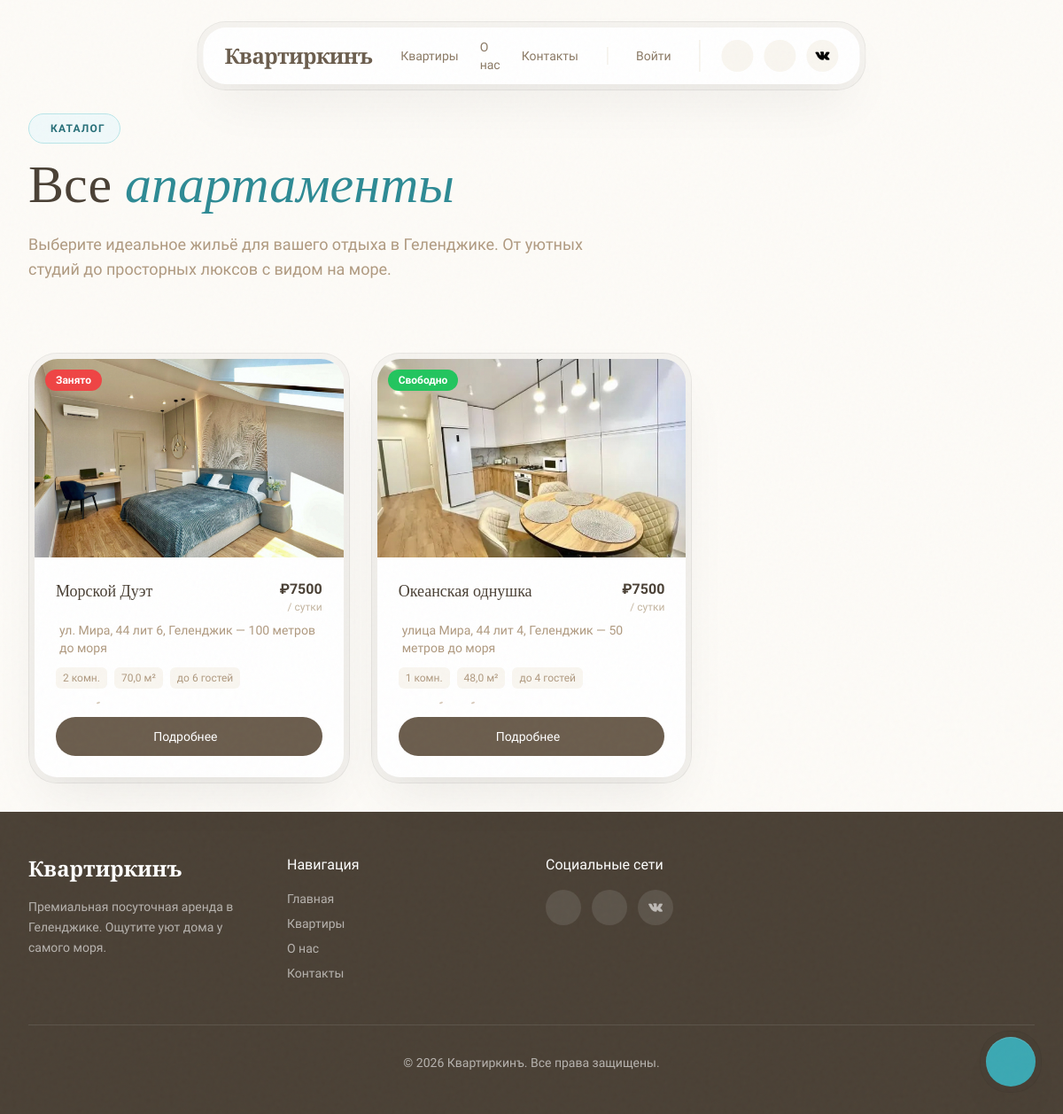
The app's page /apartments/, older data.
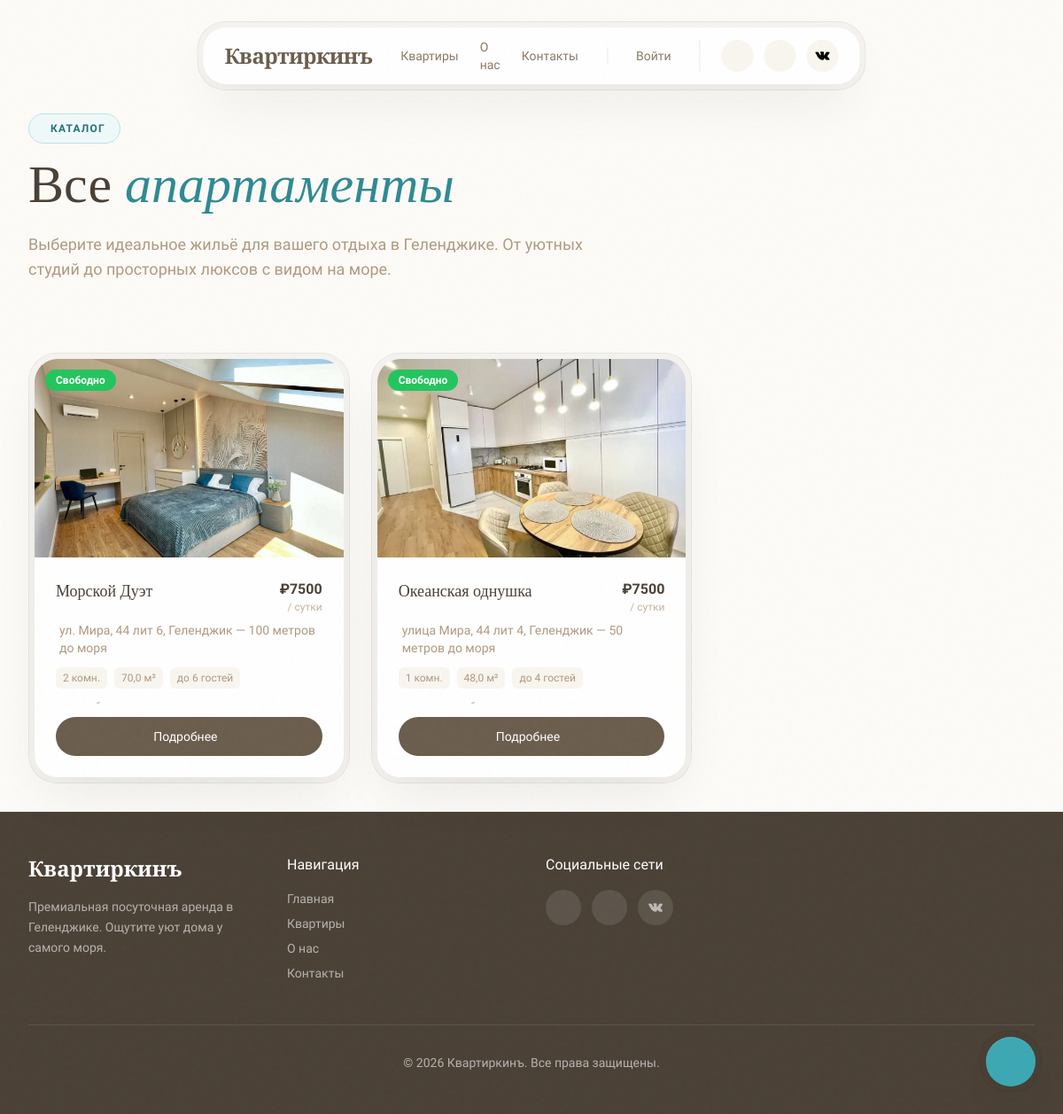
The same page, newer data.
### apartments/models.py (models this page shows, shortened)
class Apartment(models.Model):
    name = models.CharField('Название', max_length=200)
    slug = models.SlugField('URL-слаг', unique=True)
    address = models.CharField('Адрес', max_length=300)
    rooms = models.PositiveIntegerField('Количество комнат')
    area = models.DecimalField('Площадь (м²)', max_digits=6, decimal_places=1)
    price_per_day = models.DecimalField('Цена за сутки (₽)', max_digits=10, decimal_places=0)
    description = models.TextField('Описание')
    latitude = models.FloatField('Широта')
    longitude = models.FloatField('Долгота')
    max_guests = models.PositiveIntegerField('Максимум гостей', default=4)
    distance_to_sea = models.CharField('Расстояние до моря', max_length=100, blank=True)
    has_wifi = models.BooleanField('Wi-Fi', default=False)
    has_smart_tv = models.BooleanField('Smart TV', default=False)
    has_washing_machine = models.BooleanField('Стиральная машина', default=False)
    has_ac = models.BooleanField('Кондиционер', default=False)
    pets_allowed = models.BooleanField('Можно с питомцем', default=False)
    free_private_park = models.BooleanField("Бесплатная частная парковка", default=False) # new
    near_pool = models.BooleanField("Открытый бассейн рядом", default=False) # new
    avaible_smoke = models.BooleanField("Разрешено курить", default=False) # new
    is_active = models.BooleanField('Активна', default=True)
    bookings_enabled = models.BooleanField('Бронирование разрешено', default=True)
    created_at = models.DateTimeField('Создана', auto_now_add=True)
    class Meta:
        verbose_name = 'Апартаменты'
        verbose_name_plural = 'Апартаменты'
        ordering = ['name']
    def get_absolute_url(self):
        return reverse('apartment_detail', kwargs={'slug': self.slug})
    @property
    def main_image(self):
        return self.images.first()
    def get_current_availability(self):
        from datetime import date
        today = date.today()
        overlapping = self.reservations.filter(
            status__in=['pending', 'confirmed'],
            check_in__lte=today,
            check_out__gt=today,
        ).exists()
        return not overlapping

class ApartmentImage(models.Model):
    apartment = models.ForeignKey(
        Apartment,
        on_delete=models.CASCADE,
        related_name='images',
        verbose_name='Апартаменты'
    )
    image = models.ImageField('Фото', upload_to='apartments/')
    order = models.PositiveIntegerField('Порядок', default=0)
    class Meta:
        verbose_name = 'Фото апартаментов'
        verbose_name_plural = 'Фото апартаментов'
        ordering = ['order']

### apartments/views.py (the view)
# urls.py: path('apartments/', views.apartment_list, name='apartment_list'),
def apartment_list(request):
    from datetime import date
    apartments = Apartment.objects.filter(is_active=True).order_by('name')
    apartments_with_availability = []
    for apt in apartments:
        apartments_with_availability.append({
            'apartment': apt,
            'is_available': apt.get_current_availability(),
        })
    context = {
        'apartments': apartments_with_availability,
    }
    return render(request, 'apartments.html', context)

### apartments/context_processors.py (called while the page is built)
def current_year(request):
    return {"current_year": datetime.now().year}

### templates/apartments.html (shortened to what the changed rows need)
{% extends "base.html" %}
{% load static %}
{% block content %}
    <section class="pt-32 pb-12 px-4 sm:px-6 lg:px-8 xl:px-12">
        <div class="max-w-7xl mx-auto">
            <div class="reveal">
                <h1 class="font-serif text-4xl sm:text-5xl lg:text-6xl font-medium text-sand-900 mb-6">
                    Все <span class="italic text-sea-600">апартаменты</span>
                </h1>
            </div>
        </div>
    </section>
    <section class="py-8 px-4 sm:px-6 lg:px-8 xl:px-12">
        <div class="max-w-7xl mx-auto">
            <div class="grid sm:grid-cols-2 lg:grid-cols-3 gap-6">
                {% for item in apartments %}
                {% with apt=item.apartment %}
                <div class="apartment-card reveal">
                    <div class="double-bezel h-full">
                        <div class="double-bezel-inner overflow-hidden">
                            <div class="relative h-56 overflow-hidden group">
                                {% if apt.main_image %}
                                    <img src="{{ apt.main_image.image.url }}" alt="{{ apt.name }}"
                                         class="w-full h-full object-cover transition-transform duration-700 group-hover:scale-110">
                                {% else %}
                                    <div class="w-full h-full bg-sand-200 flex items-center justify-center">
                                        <i class="ph ph-image text-4xl text-sand-400"></i>
                                    </div>
                                {% endif %}
                                {% if not item.is_available %}
                                    <div class="absolute top-3 left-3 px-3 py-1 bg-red-500 text-white text-xs font-semibold rounded-full">Занято</div>
                                {% else %}
                                    <div class="absolute top-3 left-3 px-3 py-1 bg-green-500 text-white text-xs font-semibold rounded-full">Свободно</div>
                                {% endif %}
                            </div>
                            <div class="p-6">
                                <div class="flex items-start justify-between gap-4 mb-2">
                                    <h3 class="font-serif text-lg font-medium text-sand-900">{{ apt.name }}</h3>
                                    <div class="text-right flex-shrink-0">
                                        <div class="font-semibold text-sand-900">₽{{ apt.price_per_day|floatformat:0 }}</div>
                                        <div class="text-xs text-sand-500">/ сутки</div>
                                    </div>
                                </div>
                                <p class="text-sm text-sand-600 mb-3 flex items-center gap-1">
                                    {{ apt.address }}{% if apt.distance_to_sea %} — {{ apt.distance_to_sea }} до моря{% endif %}
                                </p>
                                <div class="flex flex-wrap gap-2 mb-4">
                                    <span class="px-2 py-1 rounded-md bg-sand-100 text-sand-600 text-xs">{{ apt.rooms }} комн.</span>
                                    <span class="px-2 py-1 rounded-md bg-sand-100 text-sand-600 text-xs">{{ apt.area }} м²</span>
                                    <span class="px-2 py-1 rounded-md bg-sand-100 text-sand-600 text-xs">до {{ apt.max_guests }} гостей</span>
                                </div>
                                <a href="{{ apt.get_absolute_url }}" class="magnetic-btn w-full flex items-center justify-center gap-2 px-6 py-3 bg-sand-800 text-white rounded-full font-medium text-sm hover:bg-sand-900 transition-colors">
                                    <span>Подробнее</span>
                                </a>
                            </div>
                        </div>
                    </div>
                </div>
                {% endwith %}
                {% empty %}
                <div class="col-span-3 text-center py-16 text-sand-500">
                    <i class="ph ph-house-simple text-5xl mb-4"></i>
                    <p class="text-lg">Квартиры не найдены.</p>
                </div>
                {% endfor %}
            </div>
        </div>
    </section>
{% endblock %}

Row changes from the older to the newer data that the page shows:
changed Apartment "Морской Дуэт": text "Занято" → "Свободно"
